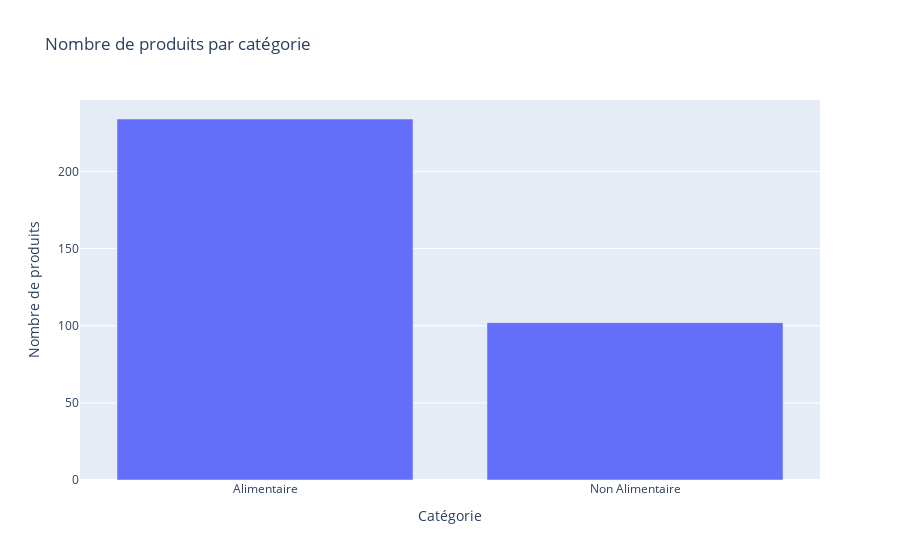

Notebook cell for this chart:
### Code cell
fig3 = px.bar(aziza["Category"].value_counts().reset_index(), x="Category", y="count", 
              title="Nombre de produits par catégorie", labels={"Category": "Catégorie", "count": "Nombre de produits"})
fig3.show()

### Figure 1 — Plotly figure (JSON) as saved in the notebook; plotly's stock layout.template omitted (floating-point values rounded to 4 significant figures)
{"data": [{"alignmentgroup": "True", "hovertemplate": "Catégorie=%{x}<br>Nombre de produits=%{y}<extra></extra>", "legendgroup": "", "marker": {"color": "#636efa", "pattern": {"shape": ""}}, "name": "", "offsetgroup": "", "orientation": "v", "showlegend": false, "textposition": "auto", "type": "bar", "x": ["Alimentaire", "Non Alimentaire"], "xaxis": "x", "y": [234, 102], "yaxis": "y"}], "layout": {"barmode": "relative", "legend": {"tracegroupgap": 0}, "title": {"text": "Nombre de produits par catégorie"}, "xaxis": {"anchor": "y", "domain": [0, 1], "title": {"text": "Catégorie"}}, "yaxis": {"anchor": "x", "domain": [0, 1], "title": {"text": "Nombre de produits"}}}}
